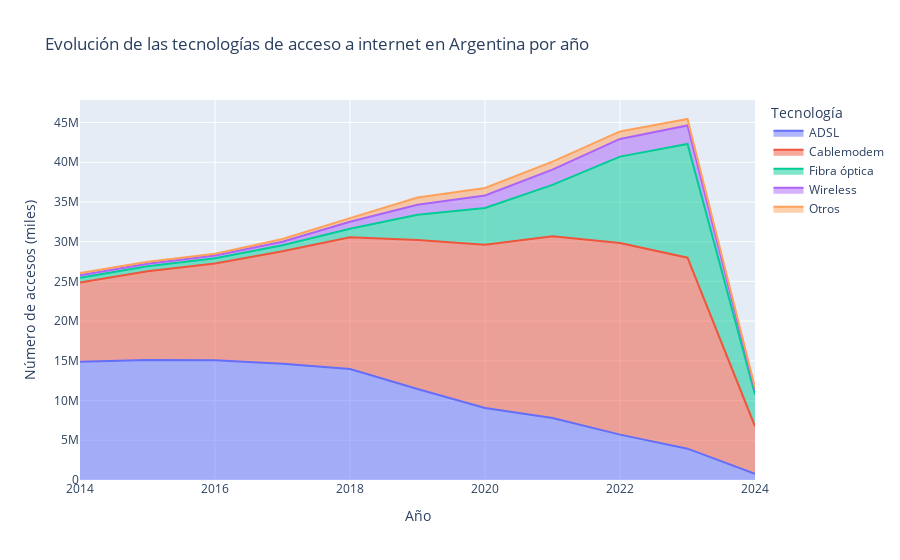

Here is the notebook cell this chart was saved with:
### Markdown cell above
Análisis de los histogramas:

Fibra Óptica: La distribución de la fibra óptica muestra una concentración en un rango específico de valores, lo que sugiere una adopción más homogénea de esta tecnología en las diferentes provincias. Sin embargo, también hay una cola hacia la derecha que indica que algunas provincias tienen un número significativamente mayor de conexiones de fibra óptica.
ADSL: La distribución de ADSL es más dispersa, con varios picos y valles. Esto podría indicar una variabilidad mayor en la adopción de esta tecnología entre las provincias, posiblemente debido a la edad de la infraestructura o a factores geográficos.
Cablemódem: La distribución del cablemódem muestra una concentración en un rango más amplio de valores, lo que sugiere una adopción más generalizada de esta tecnología en comparación con el ADSL. Sin embargo, también hay algunas provincias con valores muy altos, lo que podría indicar una mayor penetración en ciertas áreas.
Otros: La distribución de "Otros" es muy dispersa, lo que indica una gran heterogeneidad en el tipo de tecnologías que se incluyen en esta categoría. Es posible que esta categoría incluya tecnologías emergentes o más específicas que no están clasificadas en las otras categorías.
Wireless: La distribución de Wireless también es bastante dispersa, con algunos valores muy altos. Esto sugiere una adopción significativa de tecnologías inalámbricas en algunas provincias, posiblemente debido a la falta de infraestructura de fibra óptica o cablemódem en ciertas áreas.

Conclusiones generales:

Heterogeneidad en la adopción: La distribución de las tecnologías varía significativamente entre las provincias, lo que indica una heterogeneidad en el acceso a internet a nivel regional.
Dominancia de ciertas tecnologías: La fibra óptica y el cablemódem parecen ser las tecnologías más dominantes, aunque la adopción de estas tecnologías varía considerablemente entre las provincias.
Coexistencia de tecnologías: A pesar de la creciente adopción de tecnologías de banda ancha, como la fibra óptica y el cablemódem, tecnologías más antiguas como el ADSL y las conexiones inalámbricas siguen siendo relevantes en algunas regiones.
Importancia de las tecnologías "Otros": La categoría "Otros" sugiere la existencia de una diversidad de tecnologías emergentes o específicas que pueden estar desempeñando un papel importante en ciertas regiones.
Implicaciones:

Brecha digital: La heterogeneidad en la adopción de tecnologías sugiere la existencia de una brecha digital entre las provincias, con algunas regiones teniendo un acceso más limitado a servicios de internet de alta velocidad.
Políticas públicas: Es necesario implementar políticas públicas que promuevan la expansión de la infraestructura de telecomunicaciones en las áreas con menor acceso, especialmente en las zonas rurales y de baja densidad poblacional.
Desarrollo económico: El acceso a internet de alta velocidad es fundamental para el desarrollo económico y social. Por lo tanto, reducir la brecha digital es esencial para impulsar el crecimiento y la innovación en todas las regiones.

### Code cell
import plotly.express as px

# Selecciono las columnas relevantes para el análisis
columnas_tecnologias = ['Año', 'ADSL', 'Cablemodem', 'Fibra óptica', 'Wireless', 'Otros']
df_tecnologias = internet_6[columnas_tecnologias]

# Agrupo los datos por año y sumo los valores de cada tecnología
df_agrupado = df_tecnologias.groupby('Año').sum()

# Creamos el gráfico de área apilada interactivo con Plotly
fig = px.area(df_agrupado, x=df_agrupado.index, y=df_agrupado.columns,
              labels={'value':'Número de accesos (miles)'},
              title='Evolución de las tecnologías de acceso a internet en Argentina por año')


fig.update_layout(
    xaxis_title='Año',
    yaxis_title='Número de accesos (miles)',
    legend_title='Tecnología'
)

fig.show()

### Figure 1 — Plotly figure (JSON) as saved in the notebook; plotly's stock layout.template omitted (floating-point values rounded to 4 significant figures)
{"data": [{"fillpattern": {"shape": ""}, "hovertemplate": "variable=ADSL<br>Año=%{x}<br>Número de accesos (miles)=%{y}<extra></extra>", "legendgroup": "ADSL", "line": {"color": "#636efa"}, "marker": {"symbol": "circle"}, "mode": "lines", "name": "ADSL", "orientation": "v", "showlegend": true, "stackgroup": "1", "type": "scatter", "x": [2014, 2015, 2016, 2017, 2018, 2019, 2020, 2021, 2022, 2023, 2024], "xaxis": "x", "y": [14884750, 15115694, 15073814, 14639302, 13981984, 11447626, 9072828, 7802044, 5712223, 3945211, 774475], "yaxis": "y"}, {"fillpattern": {"shape": ""}, "hovertemplate": "variable=Cablemodem<br>Año=%{x}<br>Número de accesos (miles)=%{y}<extra></extra>", "legendgroup": "Cablemodem", "line": {"color": "#EF553B"}, "marker": {"symbol": "circle"}, "mode": "lines", "name": "Cablemodem", "orientation": "v", "showlegend": true, "stackgroup": "1", "type": "scatter", "x": [2014, 2015, 2016, 2017, 2018, 2019, 2020, 2021, 2022, 2023, 2024], "xaxis": "x", "y": [9975087, 11162971, 12177088, 14148063, 16571272, 18754974, 20539964, 22877010, 24122067, 24041095, 5986957], "yaxis": "y"}, {"fillpattern": {"shape": ""}, "hovertemplate": "variable=Fibra óptica<br>Año=%{x}<br>Número de accesos (miles)=%{y}<extra></extra>", "legendgroup": "Fibra óptica", "line": {"color": "#00cc96"}, "marker": {"symbol": "circle"}, "mode": "lines", "name": "Fibra óptica", "orientation": "v", "showlegend": true, "stackgroup": "1", "type": "scatter", "x": [2014, 2015, 2016, 2017, 2018, 2019, 2020, 2021, 2022, 2023, 2024], "xaxis": "x", "y": [604862, 620877, 680127, 766312, 1079124, 3191409, 4636620, 6473506, 10874934, 14324300, 4015101], "yaxis": "y"}, {"fillpattern": {"shape": ""}, "hovertemplate": "variable=Wireless<br>Año=%{x}<br>Número de accesos (miles)=%{y}<extra></extra>", "legendgroup": "Wireless", "line": {"color": "#ab63fa"}, "marker": {"symbol": "circle"}, "mode": "lines", "name": "Wireless", "orientation": "v", "showlegend": true, "stackgroup": "1", "type": "scatter", "x": [2014, 2015, 2016, 2017, 2018, 2019, 2020, 2021, 2022, 2023, 2024], "xaxis": "x", "y": [305234, 331431, 337396, 432844, 870047, 1262831, 1563813, 1927038, 2232136, 2325666, 598682], "yaxis": "y"}, {"fillpattern": {"shape": ""}, "hovertemplate": "variable=Otros<br>Año=%{x}<br>Número de accesos (miles)=%{y}<extra></extra>", "legendgroup": "Otros", "line": {"color": "#FFA15A"}, "marker": {"symbol": "circle"}, "mode": "lines", "name": "Otros", "orientation": "v", "showlegend": true, "stackgroup": "1", "type": "scatter", "x": [2014, 2015, 2016, 2017, 2018, 2019, 2020, 2021, 2022, 2023, 2024], "xaxis": "x", "y": [286700, 242846, 227633, 344162, 465760, 909341, 958018, 1006793, 940575, 812089, 257941], "yaxis": "y"}], "layout": {"legend": {"title": {"text": "Tecnología"}, "tracegroupgap": 0}, "title": {"text": "Evolución de las tecnologías de acceso a internet en Argentina por año"}, "xaxis": {"anchor": "y", "domain": [0, 1], "title": {"text": "Año"}}, "yaxis": {"anchor": "x", "domain": [0, 1], "title": {"text": "Número de accesos (miles)"}}}}
